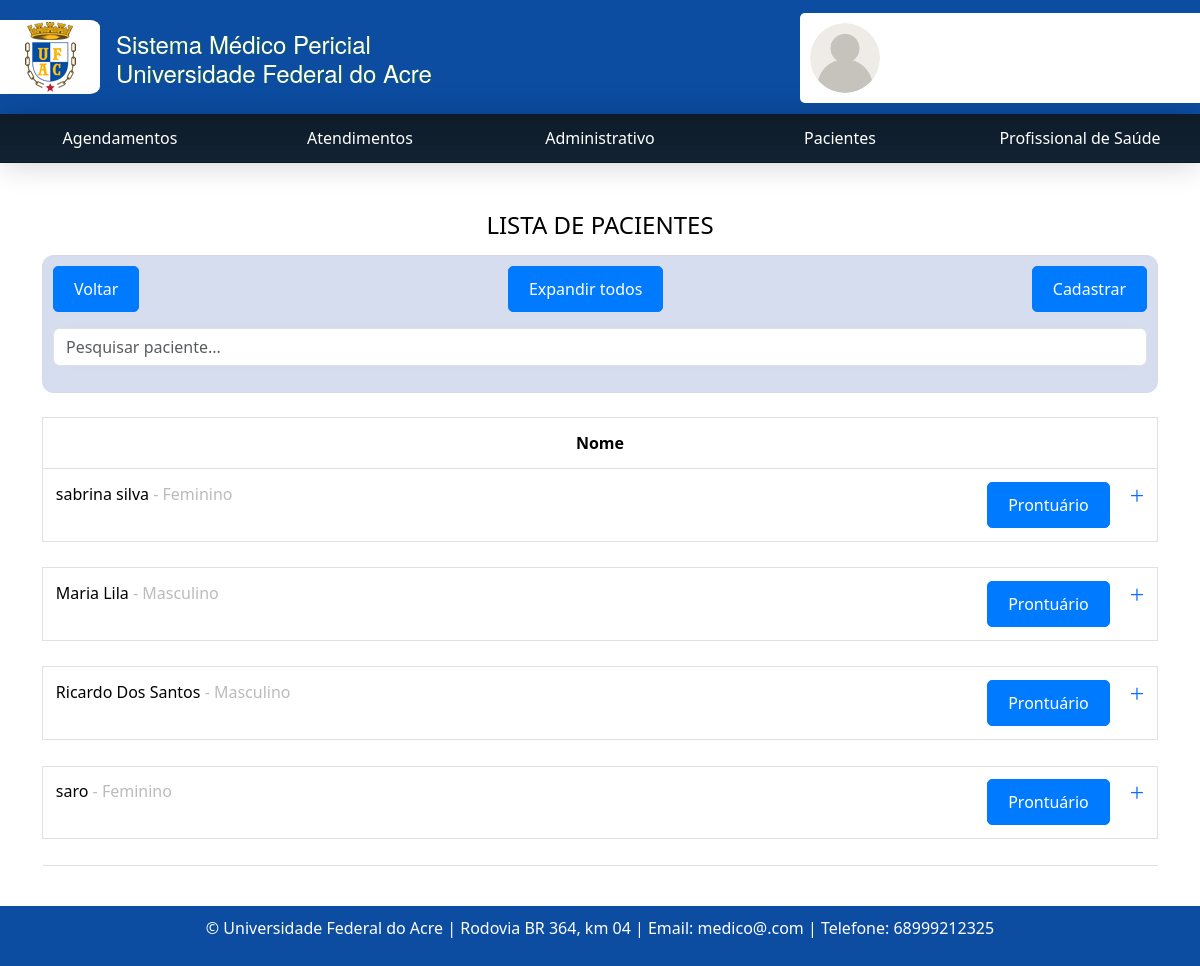
/pacientes/ (signed in), run on the app's committed database.
### consulta/models.py (models this page shows, shortened)
class Paciente(models.Model):
    SEXO_CHOICES = [
        ('M', 'Masculino'),
        ('F', 'Feminino'),
        ('O', 'Outro')
    ]
    nome = models.CharField(max_length=100)
    nome_social = models.CharField(max_length=100, blank=True, null=True, verbose_name='Nome Social')
    data_nascimento = models.DateField(verbose_name='Data de Nascimento', validators=[data_nasc_valida], blank=True, null=True)
    email = models.EmailField(blank=True, null=True)
    rg = models.CharField(max_length=20, blank=True, null=True)
    cpf = models.CharField(max_length=14, validators=[validate_cpf, MinLengthValidator(11)])
    sexo = models.CharField(max_length=1, choices=SEXO_CHOICES)
    matricula = models.CharField(max_length=20)
    TIPO_PACIENTE_CHOICES = [
        ('Aluno', 'Aluno'),
        ('Servidor', 'Servidor'),
        ('Outro', 'Outro'),
    ]
    tipo_paciente = models.CharField(max_length=20, choices=TIPO_PACIENTE_CHOICES)
    cargo_funcao = models.CharField(max_length=50, default='', blank=True, null=True)
    cep = models.CharField(max_length=9, blank=True, null=True)
    cidade = models.CharField(max_length=50, blank=True, null=True)
    bairro = models.CharField(max_length=50, default='', blank=True, null=True)
    uf = models.CharField('UF', max_length=2, choices=UF_CHOICE, default='AC', blank=True, null=True)
    numero = models.CharField(max_length=10, blank=True, null=True)
    ddd_telefone = models.CharField(max_length=8)
    complemento = models.CharField(max_length=100, blank=True, null=True, default='')  # Adicionando o valor padrão aqui
    def get_display_name(self):
        return self.nome_social if self.nome_social else self.nome

### consulta/views.py (the view)
# urls.py: path('pacientes/', listar_pacientes, name= 'pacienteListagem' ),
@login_required
def listar_pacientes(request):
    pacientes = Paciente.objects.all().order_by('nome')
    form = PacienteForm()
    return render(request, 'consultas/listagem_pacientes.html', {'pacientes': pacientes, 'form': form})

### consulta/forms.py (shortened to what this page needs)
class PacienteForm(forms.ModelForm):
    class Meta:
        model = Paciente
        fields = '__all__'
        labels = {
            'data_nascimento': 'Data de Nascimento',
            'tipo_paciente': 'Tipo de Paciente',
            'cargo_funcao': 'Cargo/Função',
            'ddd_telefone': 'DDD Telefone',
            'nome_social': 'Nome Social',
        }
        widgets = {
            'sexo': forms.Select(choices=Paciente.SEXO_CHOICES),
            'tipo_paciente': forms.Select(choices=Paciente.TIPO_PACIENTE_CHOICES),
        }
    def __init__(self, *args, **kwargs):
        super(PacienteForm, self).__init__(*args, **kwargs)
        for f in self.fields:
            self.fields[f].widget.attrs['class'] = 'form-control'

### consulta/context_processors.py (called while the page is built)
def user_info(request):
    user = request.user
    context = {
        'user': user,
        'profissional_saude': None,
        'administrativo': None,
    }
    if user.is_authenticated:
        try:
            context['profissional_saude'] = Profissionaldasaude.objects.get(usuario=user)
        except Profissionaldasaude.DoesNotExist:
            pass
        try:
            context['administrativo'] = Administrativo.objects.get(usuario=user)
        except Administrativo.DoesNotExist:
            pass
    return context

### templates/consultas/listagem_pacientes.html (shortened to what this page needs)
{% extends 'base.html' %}
{% load static %}
{% block content %}
  <h4 class="text-center mb-3 text-black">LISTA DE PACIENTES</h4>
  <div class="mt-2 mb-4" id="glass">
    <div class="d-flex justify-content-between pb-3">
      <a class="btn btn-primary" href="{% url 'agendamentoListagem' %}">Voltar</a>
      <a href="#" class="btn btn-primary btn-expand-all">Expandir todos</a>
      <button class="btn btn-primary" href="#" data-bs-toggle="modal" data-bs-target="#cadastroModal">Cadastrar</button>
    </div>
    <div class="input-group mb-3">
      <input type="text" class="form-control" placeholder="Pesquisar paciente..." id="searchInput" />
    </div>
  </div>
  <table class="table table-bordered table-sm" id="border-none">
    <thead>
      <tr>
        <th colspan="7" style="text-align: center;">Nome</th>
      </tr>
    </thead>
    <tbody class="collapse-table">
      {% for paciente in pacientes %}
        <tr data-bs-toggle="collapse" data-bs-target="#collapse{{ forloop.counter }}"
            aria-expanded="false" aria-controls="collapse{{ forloop.counter }}">
          <td class="paciente-nome" colspan="3">
            {{ paciente.get_display_name }}
            <span style="color: #bbbbbb">- {{ paciente.get_sexo_display }}</span>
            <a href="javascript:void(0);" onclick="verificarPermissao('{% url 'prontuario_medico' paciente.id %}')"
            class="btn btn-primary btn-prontuario" style="display: block; float: right; margin-right: 20px;">
            Prontuário
         </a>
          </td>
        </tr>
        <tr>
          <td colspan="3" style="border: transparent;">
          </td>
        </tr>
      {% endfor %}
    </tbody>
  </table>
{% endblock %}

### static/css/estilos.css (style rules this page uses)
* { scroll-behavior: smooth; }
.btn-primary { background-color: #007bff; color: #fff; border: 1px solid #007bff; border-radius: 5px; padding: 10px 20px; text-decoration: none; display: inline-block; transition: background-color 0.3s ease; }
#border-none { --bs-card-border-width: none !important; }
.table-sm td, .table-sm th { padding: .8rem; max-width: 200px; white-space: nowrap; overflow: hidden; text-overflow: ellipsis; }
#glass { padding: 10px; backdrop-filter: blur(50px) saturate(100%); -webkit-backdrop-filter: blur(5px) saturate(52%); background-color: rgb(0 45 147 / 16%); border-radius: 12px; border: 1px solid rgba(209, 213, 219, 0.3); }
input { padding-left: 5px; border-radius: 5px; border: 1.5px solid lightgrey; outline: none; transition: all 0.3s cubic-bezier(0.19, 1, 0.22, 1); box-shadow: 0px 0px 20px -18px; }

### data on the page
Paciente: get_display_name "sabrina silva", sexo "Feminino"
Paciente: get_display_name "Maria Lila", sexo "Masculino"
Paciente: get_display_name "Ricardo Dos Santos", sexo "Masculino"
Paciente: get_display_name "saro", sexo "Feminino"
